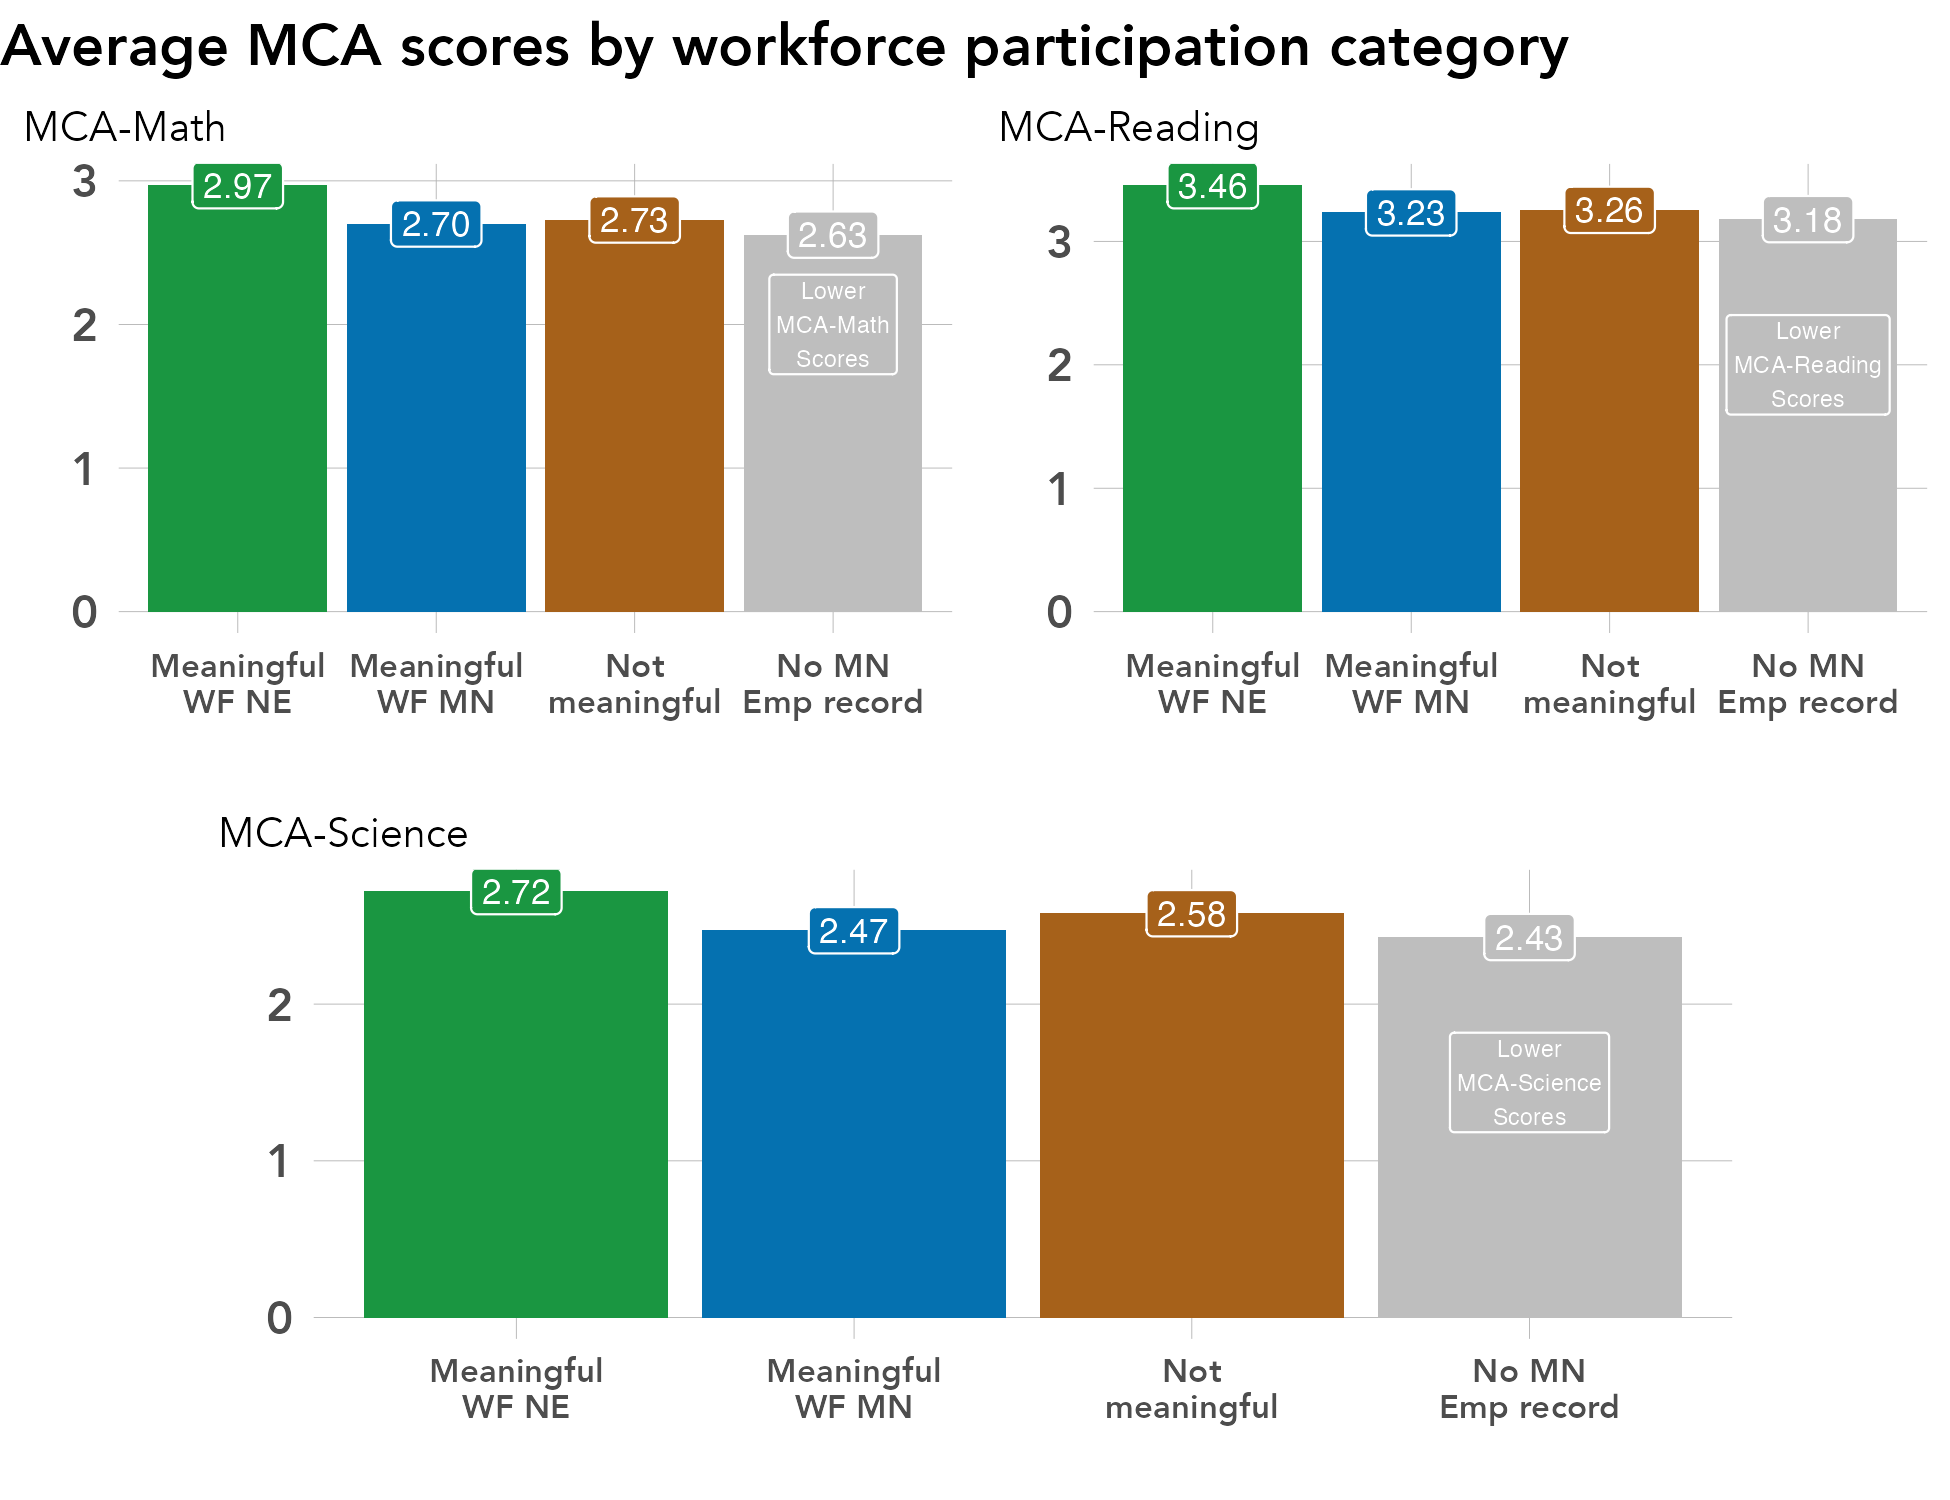

R code for this plot:
# library -----------------------------------------------------------------
library(tidyverse)
library(sf)
library(ggrepel)
library(scales)
library(ggiraph)
library(rmapshaper)
library(cowplot)
library(RColorBrewer)
library(readxl)
library(lubridate)
library(readxl)
library(systemfonts)
reset_font_cache()
library(ggtext)
library(janitor)
library(cowplot)


rm(list = ls())

# themes ------------------------------------------------------------------
theme_bar <- theme_bw() +
  theme(panel.grid.major = element_line(color = "grey70", size = 0.1),
        panel.grid.minor = element_blank(),
        axis.ticks = element_blank(),
        axis.text = element_text(face = "bold"),
        panel.border = element_blank(),
        legend.background = element_rect(fill = "transparent", color = "transparent"),
        legend.key = element_rect(fill = "transparent"),
        legend.key.size = unit(1, "lines"),
        legend.margin = margin(0,0,0,0),
        legend.title = element_blank(),
        legend.text = element_text(margin = margin(l = 2)),
        text = element_text(family = "Avenir") ,
        plot.title.position = "plot",
        plot.title = element_text(face = "bold"))

theme_line <- theme_bw() +
  theme(legend.background = element_rect(fill = "transparent", color = "transparent"),
        legend.key = element_rect(fill = "transparent"),
        legend.text = element_text(margin = margin(l = 2)),
        panel.grid.minor = element_blank(),
        panel.grid.major = element_line(color = "grey70", size = 0.1),
        axis.ticks = element_blank(),
        axis.text = element_text(face = "bold"),
        panel.border = element_blank(),
        legend.margin = margin(0,0,0,0),
        legend.key.size = unit(1, "lines"),
        text = element_text(family = "Avenir") ,
        plot.title.position = "plot",
        plot.title = element_text(face = "bold"))


theme_sf <- theme_bw() +
  theme(axis.text.x=element_blank(),
        axis.text.y=element_blank(),
        axis.ticks=element_blank(),
        panel.background = element_blank(),
        panel.grid.major = element_line(color = "white"),
        panel.border = element_blank(),
        legend.title = element_blank(),
        legend.text = element_text(margin = margin(l = 2)),
        legend.margin = margin(0,0,0,0),
        legend.key.size = unit(1, "lines"),
        text = element_text(family = "Avenir") ,
        plot.title.position = "plot",
        plot.title = element_text(face = "bold"))

regions <- read_csv("/Users/kellyasche/Library/CloudStorage/GoogleDrive-kasche@ruralmn.org/My Drive/Data Prep/R Projects/Join docs/county_regions.csv") %>%
  select(5,6) %>%
  unique() %>%
  mutate(edr = str_replace(edr, "  ", " "),
         planning.region = str_replace(planning.region, " Minnesota", ""),
         planning.region = fct_relevel(planning.region, "Northwest", "Northeast", "Central", "Seven County Mpls-St Paul", "Southwest", "Southeast"),
         edr = fct_relevel(edr, "EDR 1 - Northwest", "EDR 2 - Headwaters", "EDR 3 - Arrowhead", "EDR 4 - West Central", "EDR 5 - North Central", "EDR 6E- Southwest Central", "EDR 6W- Upper Minnesota Valley", "EDR 7E- East Central", "EDR 7W- Central", "EDR 8 - Southwest", "EDR 9 - South Central", "EDR 10 - Southeast", "EDR 11 - 7 County Twin Cities", "Minnesota"))

counties.regions <- read_csv("/Users/kellyasche/Library/CloudStorage/GoogleDrive-kasche@ruralmn.org/My Drive/Data Prep/R Projects/Join docs/county_regions.csv") %>%
  mutate(countyfp = formatC(countyfp, width = 3, flag = "0"),
         Name = str_to_title(Name),
         Name = str_replace(Name, "Q", "q"),
         Name = str_replace(Name, "Of The", "of the"),
         Name = str_replace(Name, "Mcleod", "McLeod"),
         Dem_Desc = ifelse(Name == "Minnesota", "Minnesota", Dem_Desc) ,
         edr = str_replace(edr, "  ", " "),
         planning.region = str_replace(planning.region, " Minnesota", ""),
         planning.region = fct_relevel(planning.region, "Northwest", "Northeast", "Central", "Seven County Mpls-St Paul", "Southwest", "Southeast"),
         edr = fct_relevel(edr, "EDR 1 - Northwest", "EDR 2 - Headwaters", "EDR 3 - Arrowhead", "EDR 4 - West Central", "EDR 5 - North Central", "EDR 6E- Southwest Central", "EDR 6W- Upper Minnesota Valley", "EDR 7E- East Central", "EDR 7W- Central", "EDR 8 - Southwest", "EDR 9 - South Central", "EDR 10 - Southeast", "EDR 11 - 7 County Twin Cities", "Minnesota"))

color.ruca <- c("Entirely rural" = "#009933", "Town/rural mix" = "#99CC33", "Urban/town/rural mix" = "#CC9966", "Entirely urban" = "#754C29", "Minnesota" = "black")

color.pr <- c("Northwest" = "#4575b4","Northeast" = "grey", "Central" = "#fee090", "Seven County Mpls-St Paul" = "#d73027", "Southwest" = "#91bfdb", "Southeast" = "#fc8d59", "Minnesota" = "black")

color.edr <- c("EDR 1 - Northwest" = "#b3cde3", "EDR 2 - Headwaters" = "#8c96c6", "EDR 3 - Arrowhead" = "#fe9929", "EDR 4 - West Central" = "#8856a7", "EDR 5 - North Central" = "#810f7c", "EDR 6E- Southwest Central" = "#e5f5f9", "EDR 6W- Upper Minnesota Valley" = "#bdc9e1", "EDR 7E- East Central" = "#99d8c9", "EDR 7W- Central" = "#2ca25f", "EDR 8 - Southwest" = "#74a9cf", "EDR 9 - South Central" = "#0570b0", "EDR 10 - Southeast" = "#d7301f", "EDR 11 - 7 County Twin Cities" = "#d8b365", "Minnesota" = "black")

color.pr.edr <- c ("Northwest" = "#4575b4","Northeast" = "#e0f3f8", "Central" = "#fee090", "Seven County Mpls-St Paul" = "#d73027", "Southwest" = "#91bfdb", "Southeast" = "#fc8d59", "Minnesota" = "black", "EDR 1 - Northwest" = "#b3cde3", "EDR 2 - Headwaters" = "#8c96c6", "EDR 3 - Arrowhead" = "#fe9929", "EDR 4 - West Central" = "#8856a7", "EDR 5 - North Central" = "#810f7c", "EDR 6E- Southwest Central" = "#e5f5f9", "EDR 6W- Upper Minnesota Valley" = "#bdc9e1", "EDR 7E- East Central" = "#99d8c9", "EDR 7W- Central" = "#2ca25f", "EDR 8 - Southwest" = "#74a9cf", "EDR 9 - South Central" = "#0570b0", "EDR 10 - Southeast" = "#d7301f", "EDR 11 - 7 County Twin Cities" = "#d8b365")

color.six <- c("#009933", "#4575b4", "grey", "#fee090", "#fc8d59", "#d73027")

mn_counties <- st_read("/Users/kellyasche/Library/CloudStorage/GoogleDrive-kasche@ruralmn.org/My Drive/Data Prep/R Projects/Shapefiles/County shapefiles/MNCounties_MNDOT.shp", quiet = TRUE) %>%
  ms_simplify(keep = .01, keep_shapes = TRUE) %>%
  rename("countyfp" = "FIPS_CODE")

counties.regions.1 <- counties.regions %>%
  mutate(statefp = "27",
         project.pr = ifelse(edr %in% c("EDR 1 - Northwest", "EDR 2 - Headwaters", "EDR 4 - West Central"), "Northwest",
                             ifelse(edr == "EDR 3 - Arrowhead", "Northeast",
                                    ifelse(edr %in% c("EDR 5 - North Central", "EDR 7E- East Central", "EDR 7W- Central"), "Central",
                                           ifelse(edr %in% c("EDR 6E- Southwest Central", "EDR 6W- Upper Minnesota Valley", "EDR 8 - Southwest"), "Southwest",
                                                  ifelse(edr %in% c("EDR 9 - South Central", "EDR 10 - Southeast"), "Southern", as.character(planning.region)))))),
         project.pr = fct_relevel(project.pr, "Northwest", "Northeast", "Central", "Seven County Mpls-St Paul", "Southwest", "Southern"))

# Prep data ---------------------------------------------------------------

original <- read_csv("Data/SLEDS/Masters/Master-report-dataset.csv")

names(original)

data.mca.m <- original %>%
  select(grad.year.5, MCA.M) %>%
  filter(!grad.year.5 %in% c("Attending ps", "After 2023")) %>%
  drop_na(MCA.M) %>%
  group_by(grad.year.5) %>%
  summarize(avg.score = mean(MCA.M)) %>%
  ungroup() 

data.mca.r <- original %>%
  select(grad.year.5, MCA.R) %>%
  filter(!grad.year.5 %in% c("Attending ps", "After 2023")) %>%
  drop_na(MCA.R) %>%
  group_by(grad.year.5) %>%
  summarize(avg.score = mean(MCA.R)) %>%
  ungroup()

data.mca.s <- original %>%
  select(grad.year.5, MCA.S) %>%
  filter(!grad.year.5 %in% c("Attending ps", "After 2023")) %>%
  drop_na(MCA.S) %>%
  group_by(grad.year.5) %>%
  summarize(avg.score = mean(MCA.S)) %>%
  ungroup()


# Create chart ------------------------------------------------------------
mca.m.plot <- ggplot(data = data.mca.m, aes(grad.year.5, avg.score, fill = grad.year.5)) +
  geom_col(position = "dodge") +
  geom_label(aes(label = comma(avg.score, accuracy = .01)), show.legend = FALSE, position = position_dodge(width = .9), color = "white", size = 3) +
  annotate(geom = "label",
           x = 4, 
           y = 2, 
           label = "Lower\nMCA-Math\nScores", 
           fill = "transparent", 
           color = "white",
           size = 2) +
  labs(x="", 
       y = "", 
       subtitle = "MCA-Math")+
  scale_y_continuous(labels=scales::comma) +
  scale_x_discrete(labels = c("Meaningful\nWF NE", "Meaningful\nWF MN", "Not\nmeaningful", "No MN\nEmp record")) +
  scale_fill_manual(values = c("#1a9641", "#0571b0", "#a6611a", "grey")) +
  theme_bar+
  theme(legend.position = "none",
        text = element_text(size = 14),
        plot.subtitle = element_text(size = 10),
        axis.text.x = element_text(size = 8))

mca.m.plot

mca.r.plot <- ggplot(data = data.mca.r, aes(grad.year.5, avg.score, fill = grad.year.5)) +
  geom_col(position = "dodge") +
  geom_label(aes(label = comma(avg.score, accuracy = .01)), show.legend = FALSE, position = position_dodge(width = .9), color = "white", size = 3) +
  annotate(geom = "label",
           x = 4, 
           y = 2, 
           label = "Lower\nMCA-Reading\nScores", 
           fill = "transparent", 
           color = "white",
           size = 2) +
  labs(x="", 
       y = "", 
       subtitle = "MCA-Reading")+
  scale_y_continuous(labels=scales::comma) +
  scale_x_discrete(labels = c("Meaningful\nWF NE", "Meaningful\nWF MN", "Not\nmeaningful", "No MN\nEmp record")) +
  scale_fill_manual(values = c("#1a9641", "#0571b0", "#a6611a", "grey")) +
  theme_bar+
  theme(legend.position = "none",
        text = element_text(size = 14),
        plot.subtitle = element_text(size = 10),
        axis.text.x = element_text(size = 8))

mca.r.plot

mca.s.plot <- ggplot(data = data.mca.s, aes(grad.year.5, avg.score, fill = grad.year.5)) +
  geom_col(position = "dodge") +
  geom_label(aes(label = comma(avg.score, accuracy = .01)), show.legend = FALSE, position = position_dodge(width = .9), color = "white", size = 3) +
  annotate(geom = "label",
           x = 4, 
           y = 1.5, 
           label = "Lower\nMCA-Science\nScores", 
           fill = "transparent", 
           color = "white",
           size = 2) +
  labs(x="", 
       y = "", 
       subtitle = "MCA-Science")+
  scale_y_continuous(labels=scales::comma) +
  scale_x_discrete(labels = c("Meaningful\nWF NE", "Meaningful\nWF MN", "Not\nmeaningful", "No MN\nEmp record")) +
  scale_fill_manual(values = c("#1a9641", "#0571b0", "#a6611a", "grey")) +
  theme_bar+
  theme(legend.position = "none",
        text = element_text(size = 14),
        plot.subtitle = element_text(size = 10),
        axis.text.x = element_text(size = 8))

mca.s.plot

title <- ggdraw() +
  draw_label("Average MCA scores by workforce participation category",
             x = 0,
             hjust = 0,
             fontface = "bold",
             size = 14,
             fontfamily = "Avenir")

top <- cowplot::plot_grid(mca.m.plot, mca.r.plot, ncol = 2, rel_widths = c(1,1))

top

bottom <- cowplot::plot_grid(NULL, mca.s.plot, NULL, ncol = 3, rel_widths = c(.1,.8, .1))

bottom

cowplot::plot_grid(title, top, bottom, ncol = 1, rel_heights = c(.1, .8, .8))

ggsave(filename = "Charts/Paper report/mca-scores-disconnected.pdf", device = cairo_pdf, dpi = "print", width = 6.5, height = 5)

ggsave(filename = "Charts/Paper report/mca-scores-disconnected.png", dpi = "print", width = 6.5, height = 5)
